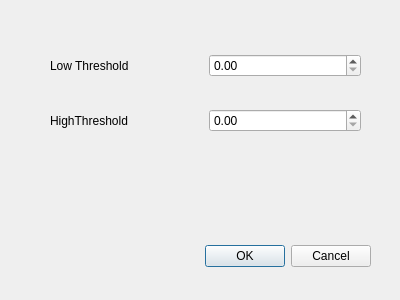
<?xml version="1.0" encoding="UTF-8"?>
<ui version="4.0">
 <class>Dialog_Canny</class>
 <widget class="QDialog" name="Dialog_Canny">
  <property name="geometry">
   <rect>
    <x>0</x>
    <y>0</y>
    <width>400</width>
    <height>300</height>
   </rect>
  </property>
  <property name="windowTitle">
   <string>Dialog</string>
  </property>
  <widget class="QDialogButtonBox" name="buttonBox">
   <property name="geometry">
    <rect>
     <x>30</x>
     <y>240</y>
     <width>341</width>
     <height>32</height>
    </rect>
   </property>
   <property name="orientation">
    <enum>Qt::Horizontal</enum>
   </property>
   <property name="standardButtons">
    <set>QDialogButtonBox::Cancel|QDialogButtonBox::Ok</set>
   </property>
  </widget>
  <widget class="QWidget" name="horizontalLayoutWidget">
   <property name="geometry">
    <rect>
     <x>50</x>
     <y>50</y>
     <width>311</width>
     <height>31</height>
    </rect>
   </property>
   <layout class="QHBoxLayout" name="horizontalLayout">
    <item>
     <widget class="QLabel" name="label">
      <property name="text">
       <string>Low Threshold</string>
      </property>
     </widget>
    </item>
    <item>
     <widget class="QDoubleSpinBox" name="lowThreshold">
      <property name="maximum">
       <double>10.000000000000000</double>
      </property>
      <property name="singleStep">
       <double>0.150000000000000</double>
      </property>
     </widget>
    </item>
   </layout>
  </widget>
  <widget class="QWidget" name="horizontalLayoutWidget_2">
   <property name="geometry">
    <rect>
     <x>50</x>
     <y>100</y>
     <width>311</width>
     <height>41</height>
    </rect>
   </property>
   <layout class="QHBoxLayout" name="horizontalLayout_2">
    <item>
     <widget class="QLabel" name="label_2">
      <property name="text">
       <string>HighThreshold</string>
      </property>
     </widget>
    </item>
    <item>
     <widget class="QDoubleSpinBox" name="highThreshold">
      <property name="maximum">
       <double>10.000000000000000</double>
      </property>
      <property name="singleStep">
       <double>0.150000000000000</double>
      </property>
     </widget>
    </item>
   </layout>
  </widget>
 </widget>
 <resources/>
 <connections>
  <connection>
   <sender>buttonBox</sender>
   <signal>accepted()</signal>
   <receiver>Dialog_Canny</receiver>
   <slot>accept()</slot>
   <hints>
    <hint type="sourcelabel">
     <x>248</x>
     <y>254</y>
    </hint>
    <hint type="destinationlabel">
     <x>157</x>
     <y>274</y>
    </hint>
   </hints>
  </connection>
  <connection>
   <sender>buttonBox</sender>
   <signal>rejected()</signal>
   <receiver>Dialog_Canny</receiver>
   <slot>reject()</slot>
   <hints>
    <hint type="sourcelabel">
     <x>316</x>
     <y>260</y>
    </hint>
    <hint type="destinationlabel">
     <x>286</x>
     <y>274</y>
    </hint>
   </hints>
  </connection>
 </connections>
</ui>
